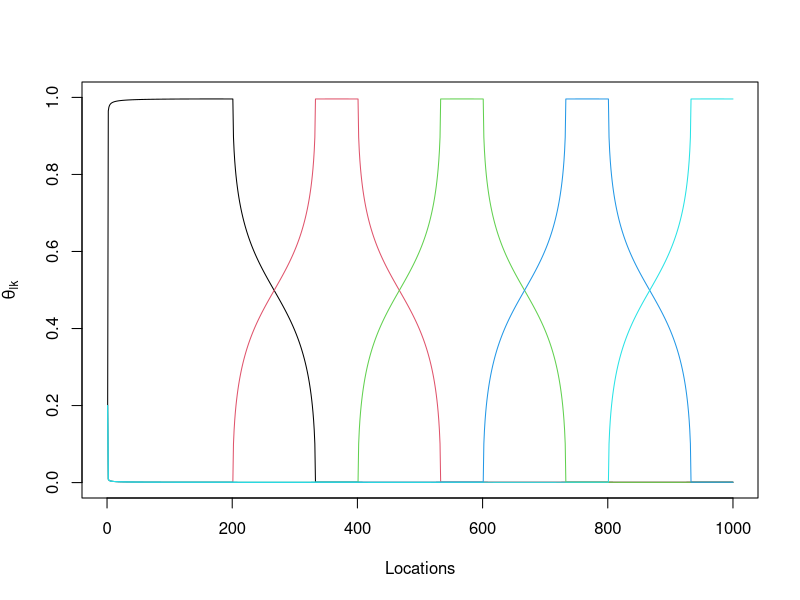

Recreate this plot in R.
# Generating Parameters

rm(list=ls(all=TRUE))

# Sets the starting number for random number generation so results will be the same every time they are run.
set.seed(4)
nloc=1000 #number of locations
nspp=200 #number of species
ncommun=5 #number of groups
# base is 333, why do we want this? floor() calculates the closest possible integer that is lower than the number(s) provided
base=floor(nloc/(ncommun-2))
nobs=5 #number of observation per location
#generate thetas-> the proportions of different groups occurring in each location
# Generates 333 numbers at regular intervals between -1 and 1, why 333?
x=seq(from=-1,to=1,length.out=base)
# Generates a nice, pretty sequence shaped like a rainbow with 1 as the max, zero at the extremes and 333 values. This could help create blending of membership across the locations
y=sqrt(1-(x^2))*0.1
min1=0.0001
# Ensures no values are below 0.0001, which they weren't anyway but that could change with altered numbers of groups, species and locations
y[y<min1]=min1
# init is equal to 200 
init=floor(nloc/ncommun)
# Generates a sequence: 1, 201, 401, 601, 801, 1000
seq1=c(seq(from=1,to=nloc,by=init),nloc)
# Generates a matrix with 5 columns and 1000 rows, with values of 0.0001
theta=matrix(min1,nloc,ncommun)
# Right! So "base" is used to select locations at regular intervals across the 1000 locations. If it were set to 200, there would be no overlap between groups.
# This 1) generates the selection numbers with a bit of overlap 1:333, 201:533, 401:733, 601:933 and 801:1133; 2) truncates the values by the max number of locations (1000) and 3) selects the locations, then assigns the pretty dome shape of values to those locations based on the selected group (group 1 dome is assigned to locations 1:333; group 2 dome is assigned to locations 201:533; group 3 dome is assigned to locations 401:733; etc)
for (i in 1:ncommun){
  seq2=seq1[i]:(seq1[i]+base-1)
  seq3=seq2[seq2<=nloc]
  theta[seq3,i]=y[1:length(seq3)]
}
# This divides the entire theta matrix by the sum of each row- creating a proportion and making the occurrence of different groups behave in relation to the occurrence of other groups at each location, instead of being calculated independently
theta=theta/matrix(apply(theta,1,sum),nloc,ncommun)
theta.true=theta

#visualize thetas
plot(NA,NA,xlim=c(0,nloc),ylim=c(0,1),xlab='Locations',ylab=expression(theta[lk]))
for (i in 1:ncommun) lines(1:nloc,theta[,i],col=i)

#generate the id for each location (loc.id)
# Creates a list of 5000- the locations listed 5 times each
loc.id=rep(1:nloc,each=nobs) #nobs observations for each location

#generate phi's-> the probabilities of species belonging to each group
# Creates a matrix with 200 columns, 5 rows and NAs as values
phi=matrix(NA,ncommun,nspp)
# This generates random numbers from a Beta distribution (rbeta(number of observations, alpha, beta)). alpha and beta are parameters that determine the shape of the distribution. 0.5 for both yields a basically u-shaped density distribution (think normal distribution- this is actually a density distribution showing the distribution of values found in the dataset) with extreme ends as asymptotes- skewing probabilities toward the high and low ends. The outputs are added as the values in the 5 x 200 matrix-> these are the probabilities of a species (column) belonging to a group (row)
phi[]=rbeta(ncommun*nspp,0.5,0.5)
# This selects the first five species (1:5) and makes each sequential group (1:5) have 100% membership probability with the rest have 0%. That way at least one species will be totally different between the groups.
phi[,1:ncommun]=diag(1,ncommun) #to ensure that groups have distinct species composition
phi.true=phi
